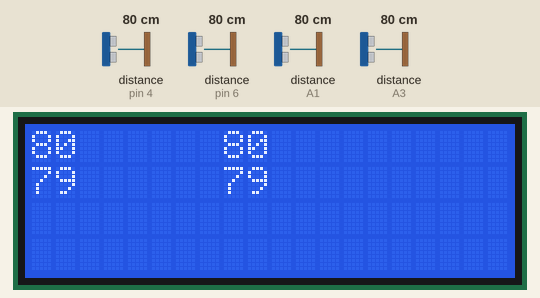
The sketch below on a simulated Arduino Uno, built with avr-gcc and run on an emulated ATmega328P. Parts: 20×4 character LCD. Wiring (inferred from the names in the program): 4 × ultrasonic range finder: trigger pin 3, echo pin 4 / trigger pin 5, echo pin 6 / trigger A0, echo A1 / trigger A2, echo A3. The test bench sets the inputs (shaded band); at power-on: distance to the obstacle (sensors on pin 4, pin 6, A1, A3) 80 cm. The echo pulse lasts 58.3 µs per cm; what the sketch prints to the serial monitor is not drawn.

Above: at 1.2 s.
1.3 s: distance to the obstacle (sensor on pin 4) set to 2 cm
At 2.4 s:
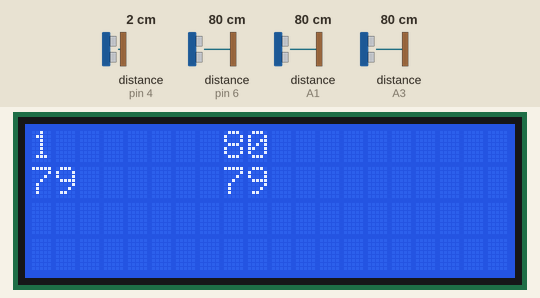
3.1 s: distance to the obstacle (sensor on pin 6) set to 120 cm
At 4.3 s:
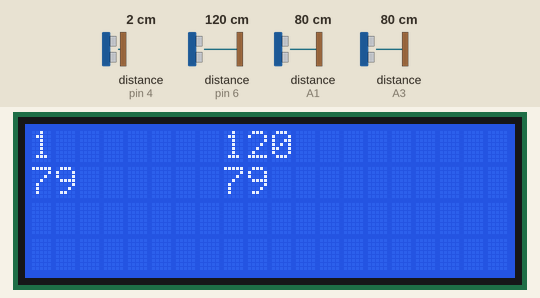
5.0 s: distance to the obstacle (sensor on A1) set to 60 cm
At 5.48 s:
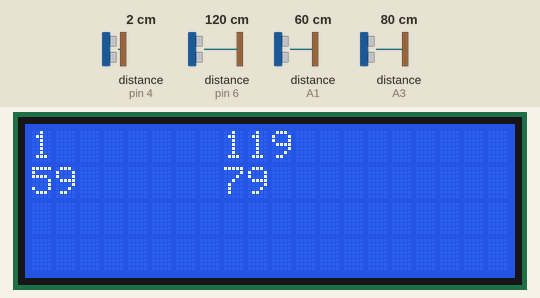
6.8 s: distance to the obstacle (sensor on A3) set to 2 cm
At 7.4 s:
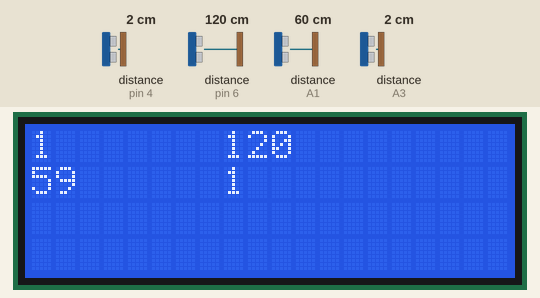
8.3 s: distance to the obstacle (sensor on pin 4) set to 18 cm
9.9 s: distance to the obstacle (sensor on pin 6) set to 18 cm
At 10.5 s:
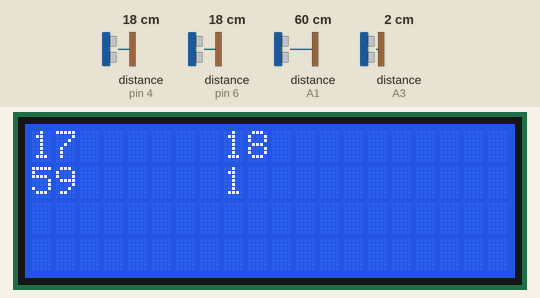
Timing chart, 0 to 12.9 s (numbered marks = the images above; inputs shaded):
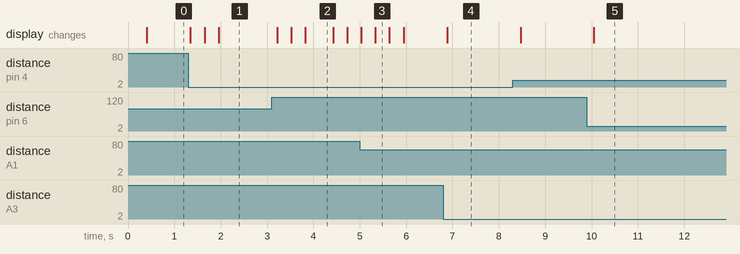

The sketch:

UltraSonicCan.ino
```cpp
#include <Wire.h>
#include <LiquidCrystal_I2C.h>
#include <SPI.h>
#include <mcp2515.h>
MCP2515 mcp2515(10);

#define trigPin1 3
#define echoPin1 4
#define trigPin2 5
#define echoPin2 6
#define trigPin3 A0
#define echoPin3 A1
#define trigPin4 A2
#define echoPin4 A3
LiquidCrystal_I2C lcd(0x27,20,4);
long duration, distance;
uint16_t Sensor1,Sensor2,Sensor3,Sensor4;
uint32_t timer = 0;

struct can_frame canMsg1;


void setup()
{
  Serial.begin (9600);
  lcd.init();
  lcd.backlight();
  canMsg1.can_id  = 0b10100110001;
  canMsg1.can_dlc = 8;
  pinMode(trigPin1, OUTPUT);
  pinMode(echoPin1, INPUT);
  pinMode(trigPin2, OUTPUT);
  pinMode(echoPin2, INPUT);
  pinMode(trigPin3, OUTPUT);
  pinMode(echoPin3, INPUT);
  pinMode(trigPin4, OUTPUT);
  pinMode(echoPin4, INPUT);


  mcp2515.reset();
  mcp2515.setBitrate(CAN_500KBPS,MCP_8MHZ);
  mcp2515.setNormalMode();
  timer = millis();
}
void loop() {
  if(millis()-timer > 300){
    mcp2515.sendMessage(&canMsg1);
    timer = millis();
    lcd.clear();
    lcd.setCursor(0,0);
    lcd.print(Sensor1);
    lcd.setCursor(8,0);
    lcd.print(Sensor2);
    lcd.setCursor(0,1);
    lcd.print(Sensor3);
    lcd.setCursor(8,1);
    lcd.print(Sensor4);

  }
  SonarSensor(trigPin1, echoPin1);
  Sensor1 = distance;
  SonarSensor(trigPin2, echoPin2);
  Sensor2 = distance;
  SonarSensor(trigPin3, echoPin3);
  Sensor3 = distance;
  SonarSensor(trigPin4, echoPin4);
  Sensor4 = distance;
  canMsg1.data[0] = (Sensor2 >> 8) & 0xFF;
  canMsg1.data[1] = Sensor2 & 0xFF;
  canMsg1.data[2] = (Sensor1 >> 8) & 0xFF;
  canMsg1.data[3] = Sensor1 & 0xFF;
  canMsg1.data[4] = (Sensor4 >> 8) & 0xFF;
  canMsg1.data[5] = Sensor4 & 0xFF;
  canMsg1.data[6] = (Sensor3 >> 8) & 0xFF;
  canMsg1.data[7] = Sensor3 & 0xFF;
  Serial.print(Sensor1);
  Serial.print(" - ");
  Serial.print(Sensor2);
  Serial.print(" - ");
  Serial.print(Sensor3);
  Serial.print(" - ");
  Serial.println(Sensor4);


}

void SonarSensor(int trigPin,int echoPin)
{
  digitalWrite(trigPin, LOW);
  delayMicroseconds(2);
  digitalWrite(trigPin, HIGH);
  delayMicroseconds(10);
  digitalWrite(trigPin, LOW);
  duration = pulseIn(echoPin, HIGH);
  distance = (duration/2) / 29.1;

}
```

Measured:
- after the input at 1.3 s, the display: first changes at once (image 1 shows a later state)
- after the input at 3.1 s, the display: changes after 0.12 s (image 2)
- after the input at 5.0 s, the display: first changes at once (image 3 shows a later state)
- after the input at 6.8 s, the display: changes after 0.09 s (image 4)
- after the input at 9.9 s, the display: changes after 0.14 s (image 5)
